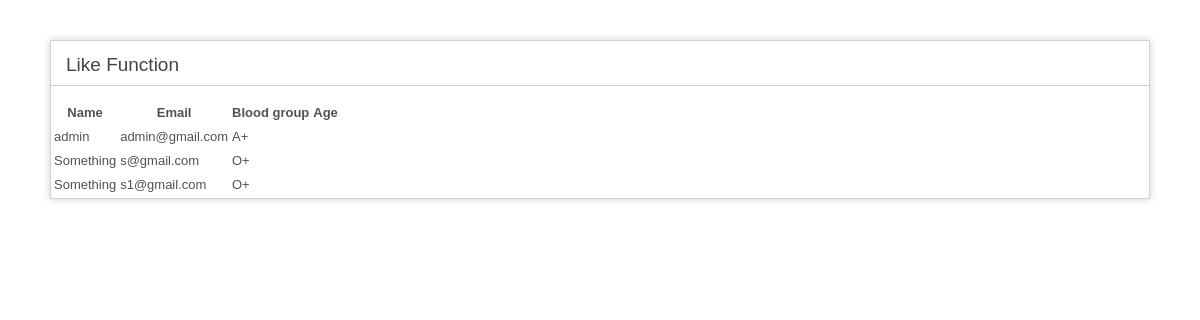
/414/index.php/user/custom, run on the app's committed database.
### tables this page shows
CREATE TABLE `tbl_user` (
  `id` int(11) NOT NULL,
  `name` varchar(255) NOT NULL,
  `email` varchar(255) NOT NULL,
  `address` varchar(255) NOT NULL,
  `gender` varchar(255) NOT NULL,
  `date_birth` date NOT NULL,
  `blood_group` varchar(255) NOT NULL,
  `status` varchar(255) NOT NULL,
  `fathers_name` varchar(255) NOT NULL,
  `mother_name` varchar(255) NOT NULL,
  `mobile` varchar(255) NOT NULL,
  `password` varchar(255) NOT NULL,
  `type` varchar(255) NOT NULL
);

### 414/application/controllers/User.php (called while the page is built, shortened)
<?php
class User extends CI_Controller {
	public function custom()
	{
		$data['title']='Like Function';
		$data['user']=$this->db->like('name', 'm','both')->get('tbl_user')->result_array();
		$this->load->view('show-user',$data);
	}
}

### 414/index.php (called while the page is built, shortened)
<?php
require_once BASEPATH.'core/CodeIgniter.php';

### 414/application/views/show-user.php (the view, shortened to what this page needs)
?><!DOCTYPE html>
<html lang="en">
<head>
</head>
<body>
<div id="container">
<h1><?=$title?></h1>
<table>
<tr>
	<th>Name</th>
	<th>Email</th>
	<th>Blood group</th>
	<th>Age</th>
</tr>
<?php
foreach ($user as $row) {
echo '<tr>';
echo '<td>'.$row['name'].'</td>';
echo '<td>'.$row['email'].'</td>';
echo '<td>'.$row['blood_group'].'</td>';
echo '<td>'.$row['age'].'</td>';
echo '</tr>';
}
?>
</table>
</div>
</body>
</html>

### 414/application/views/show-user.php (style rules this page uses)
body { background-color: #fff; margin: 40px; font: 13px/20px normal Helvetica, Arial, sans-serif; color: #4F5155; }
h1 { color: #444; background-color: transparent; border-bottom: 1px solid #D0D0D0; font-size: 19px; font-weight: normal; margin: 0 0 14px 0; padding: 14px 15px 10px 15px; }
#container { margin: 10px; border: 1px solid #D0D0D0; box-shadow: 0 0 8px #D0D0D0; }

### data on the page
tbl_user: name "admin", email "admin@gmail.com", blood_group "A+"
tbl_user: name "Something", email "s@gmail.com", blood_group "O+"
tbl_user: name "Something", email "s1@gmail.com", blood_group "O+"

### other printed values
$title "Like Function"
